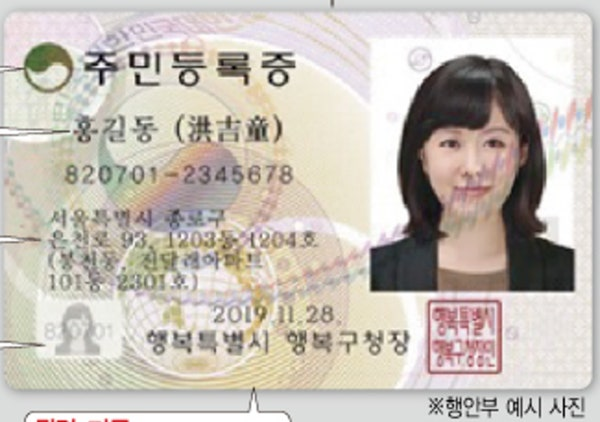
#> input picture images/identification_card.jpg, 600 x 422 px
$ python -i ocr_extractor.py   (imports and definitions only)
#> lines starting #> are read from the running program, lines starting #| are printed output that depends on the picture; after the words box and inside, x2 and y2 are one past the last pixel; in counts of white or black regions, pixels touching at a corner belong together
#> further down, picture is the input picture: shape (422, 600, 3); mean B, G, R 182.2, 190.7, 197.8
### image_utils.py
import cv2
import numpy as np

def imclearborder(imgBW, radius):
    imgBWcopy = imgBW.copy()
    contours,hierarchy = cv2.findContours(imgBWcopy.copy(), cv2.RETR_LIST, cv2.CHAIN_APPROX_SIMPLE)
    imgRows, imgCols = imgBW.shape[0], imgBW.shape[1]
    contourList = []
    for idx in np.arange(len(contours)):
        cnt = contours[idx]
        for pt in cnt:
            if pt is None or len(pt) == 0 or pt[0] is None:
                continue
            rowcnt, colcnt = pt[0][1], pt[0][0]
            check1 = (rowcnt >= 0 and rowcnt < radius) or (rowcnt >= imgRows-1-radius and rowcnt < imgRows)
            check2 = (colcnt >= 0 and colcnt < radius) or (colcnt >= imgCols-1-radius and colcnt < imgCols)
            if check1 or check2:
                contourList.append(idx)
                break
    for idx in contourList:
        cv2.drawContours(imgBWcopy, contours, idx, (0,0,0), -1)
    return imgBWcopy

def bwareaopen(imgBW, areaPixels):
    imgBWcopy = imgBW.copy()
    contours,hierarchy = cv2.findContours(imgBWcopy.copy(), cv2.RETR_LIST, cv2.CHAIN_APPROX_SIMPLE)
    for idx in np.arange(len(contours)):
        area = cv2.contourArea(contours[idx])
        if (area >= 0 and area <= areaPixels):
            cv2.drawContours(imgBWcopy, contours, idx, (0,0,0), -1)
    return imgBWcopy

### ocr_extractor.py
import cv2
import numpy as np
import re
# import pytesseract # No longer needed
from PIL import Image
from image_utils import imclearborder, bwareaopen
from paddleocr import PaddleOCR

# Tesseract OCR 경로 설정 (Windows 사용자의 경우) - 이제 사용하지 않음
# pytesseract.pytesseract.tesseract_cmd = r'C:\Program Files\Tesseract-OCR\tesseract.exe'

# PaddleOCR 초기화 (한 번만 수행)
# lang='en' for English, lang='ko' for Korean
# [5 lines that did not run here, left out]

def extract_card_info(image, title='OCR Preprocessed Image'):
#> called with title = 'OCR Preprocessed Image'
    try:
        gray_image = cv2.cvtColor(image, cv2.COLOR_BGR2GRAY)
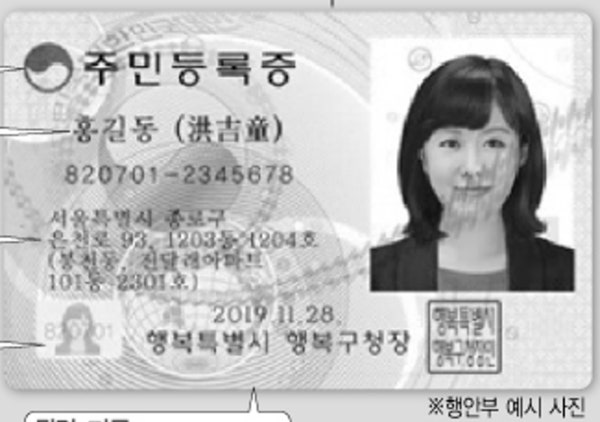
#> gray_image: shape (422, 600); min 0, max 255, mean 191.8

        # 노이즈 제거 (Median Blur)
        gray_image = cv2.medianBlur(gray_image, 3) # 커널 크기는 조절 가능

        binary_image = cv2.adaptiveThreshold(gray_image, 255, cv2.ADAPTIVE_THRESH_GAUSSIAN_C, cv2.THRESH_BINARY_INV, 31, 5)
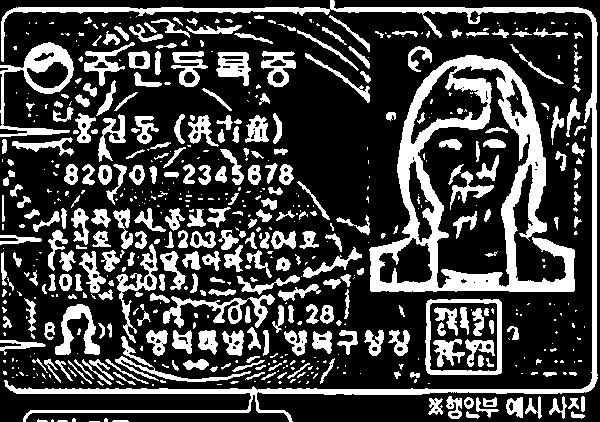
#> binary_image: shape (422, 600); 26.7% white; 608 white regions (316 under 20 px), largest, box (x1, y1, x2, y2) and area: (369, 55, 575, 292) 13539, (1, 0, 598, 422) 9250, (0, 42, 74, 137) 1927

        # 모폴로지 연산 (Dilate, Erode) - 글자 연결 및 노이즈 제거
        kernel = np.ones((2,2),np.uint8) # 커널 크기는 조절 가능
        binary_image = cv2.dilate(binary_image, kernel, iterations = 1)
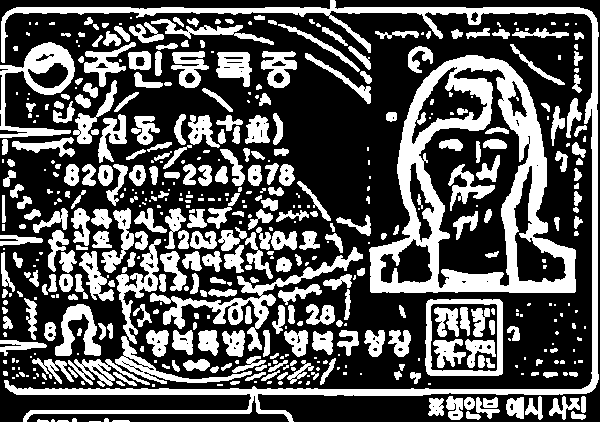
#> binary_image: shape (422, 600); 34.7% white; 505 white regions (197 under 20 px), largest, box (x1, y1, x2, y2) and area: (369, 55, 576, 293) 15476, (1, 0, 599, 422) 11690, (150, 247, 363, 351) 2859
        binary_image = cv2.erode(binary_image, kernel, iterations = 1)
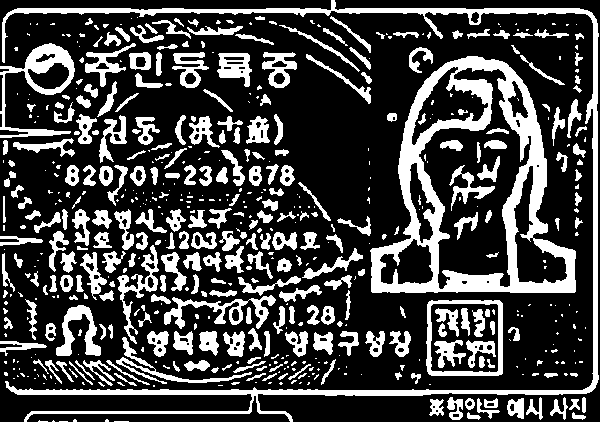
#> binary_image: shape (422, 600); 26.8% white; 577 white regions (295 under 20 px)

        binary_image = bwareaopen(binary_image, 120)
#> in bwareaopen, `contours,hierarchy = cv2.findContours(imgBWcopy.copy(), cv2.RETR_LIST,..`: contours = 675 contours, 379 with area under 20; largest, box (x1, y1, x2, y2) and area: (370, 56, 576, 293) 32959, (418, 67, 532, 290) 12766, (2, 0, 599, 422) 7374, (426, 300, 503, 376) 5598, (430, 303, 499, 373) 4605
#> the loop in bwareaopen, `for idx in np.arange(len(contours)):` made 675 passes
#> area on passes 7 to 9: 26, 43, 42.5
#> after the loop in bwareaopen, `for idx in np.arange(len(contours)):`:
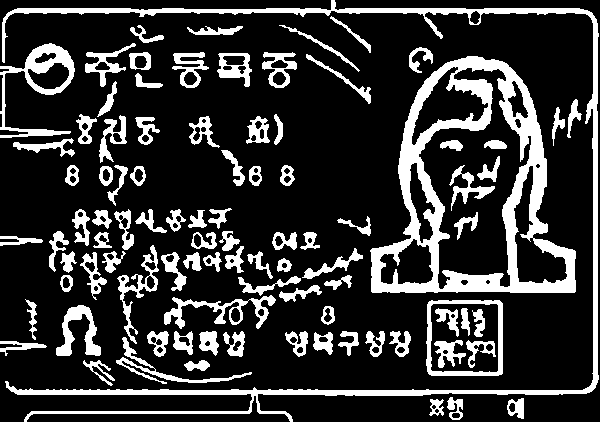
#> imgBWcopy: shape (422, 600); 20.5% white; 93 white regions
        binary_image = imclearborder(binary_image, 5)
#> in imclearborder, `contours,hierarchy = cv2.findContours(imgBWcopy.copy(), cv2.RETR_LIST,..`: contours = 175 contours, 8 with area under 20; largest, box (x1, y1, x2, y2) and area: (370, 56, 576, 293) 32959, (418, 67, 532, 290) 12766, (2, 0, 599, 422) 7374, (426, 300, 503, 376) 5598, (430, 303, 499, 373) 4605
#> after the loop in imclearborder, `for idx in np.arange(len(contours)):`: contourList = [0, 5, 6, 17, 79, 168, 174]
#> the loop in imclearborder, `for idx in contourList:` made 7 passes
#> idx on passes 2 to 7: 5, 6, 17, 79, 168, 174
#> after the loop in imclearborder, `for idx in contourList:`:
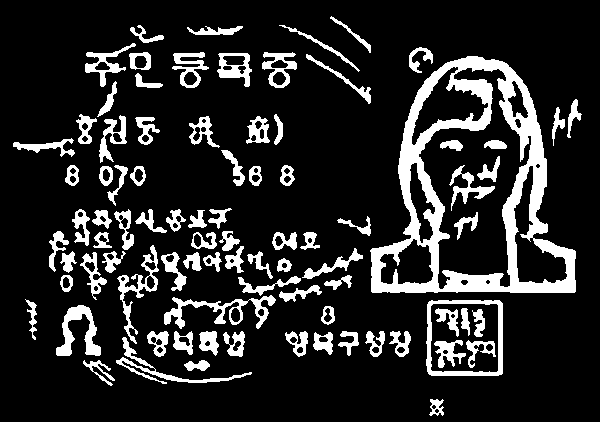
#> imgBWcopy: shape (422, 600); 15.8% white; 87 white regions, largest, box (x1, y1, x2, y2) and area: (370, 56, 576, 293) 13583, (426, 300, 503, 376) 1269, (164, 295, 276, 329) 1132

        # plt.figure()
        # plt.imshow(binary_image, cmap='gray')
        # plt.title(title)
        # plt.axis('off')
        # plt.show()

        # PaddleOCR를 사용하여 텍스트 추출
        # PaddleOCR은 파일 경로를 받거나 numpy 배열을 직접 받을 수 있음
        # 여기서는 numpy 배열을 PIL Image로 변환 후 다시 numpy 배열로 변환하여 전달
        # 또는 cv2.imwrite로 임시 파일을 저장 후 경로 전달
        # 간단하게 numpy 배열을 직접 전달하는 방법 사용
        result = ocr.ocr(binary_image, cls=True)

        text = ""
        if result and result[0]:
            for line in result[0]:
                text += line[1][0] + " " # 텍스트와 신뢰도 중 텍스트만 추출

        cleaned_text = text.strip()
        # print(f"\n--- OCR 결과 ({title}) ---")
        # print(cleaned_text)
        # print("--------------------")

        # --- 더 견고한 카드 종류 식별 로직 ---
        card_type = "Unknown"
        info = {'type': card_type, 'number': None, 'issue_date': None, 'raw_text': cleaned_text}

        # 1. 번호 형식으로 먼저 식별
        id_pattern = re.compile(r'(\d{6}\s*-\s*\d{7})')
        license_pattern = re.compile(r'(\d{2}-\d{2}-\d{6}-\d{2})')

        id_match = id_pattern.search(cleaned_text)
        license_match = license_pattern.search(cleaned_text)

        if id_match:
            card_type = "ID Card"
            info['number'] = id_match.group(0)
        elif license_match:
            card_type = "Driver's License"
            info['number'] = license_match.group(0)
        # 2. 번호 형식이 없다면, 키워드로 식별
        elif "주민등록증" in cleaned_text:
            card_type = "ID Card"
        elif "운전면허증" in cleaned_text:
            card_type = "Driver's License"

        info['type'] = card_type

        # 3. 발급일 추출
        date_pattern = re.compile(r'(\d{4}[ .]\d{2}[ .]\d{2})')
        date_match = date_pattern.search(cleaned_text)
        if date_match:
            info['issue_date'] = date_match.group(0)

        return info

    except Exception as e:
        print(f"OCR 처리 중 오류 발생: {e}")
        return {'type': 'Error', 'number': None, 'issue_date': None, 'raw_text': ''}

>>> import cv2
>>> picture = cv2.imread('images/identification_card.jpg')
>>> result = extract_card_info(picture)
#> result = 4 items

$ run again, on images/test_sun.jpg
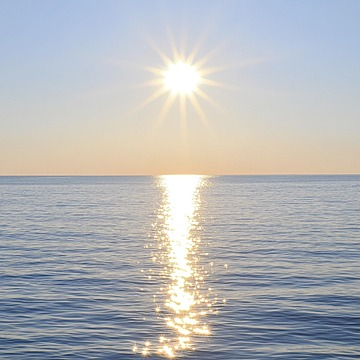
#> input picture images/test_sun.jpg, 360 x 360 px
#> picture is the input picture: shape (360, 360, 3); mean B, G, R 184.5, 182.1, 180.4
#> in bwareaopen, `contours,hierarchy = cv2.findContours(imgBWcopy.copy(), cv2.RETR_LIST,..`: contours = 344 contours, 253 with area under 20; largest, box (x1, y1, x2, y2) and area: (0, 302, 360, 360) 5044, (183, 254, 360, 296) 1858, (0, 188, 171, 260) 1567, (0, 302, 211, 331) 1384, (0, 257, 183, 289) 1322
#> the loop in bwareaopen, `for idx in np.arange(len(contours)):` made 344 passes
#> area on passes 5, 11, 15: 50, 144.5, 375.5
#> after the loop in bwareaopen, `for idx in np.arange(len(contours)):`:
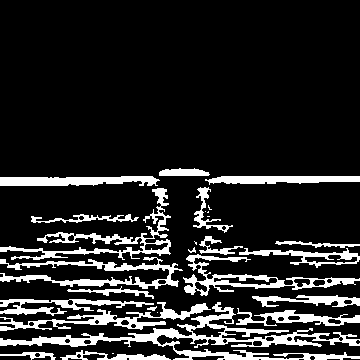
#> imgBWcopy: shape (360, 360); 14.8% white; 28 white regions (7 under 20 px)
#> in imclearborder, `contours,hierarchy = cv2.findContours(imgBWcopy.copy(), cv2.RETR_LIST,..`: contours = 58 contours, 14 with area under 20; largest, box (x1, y1, x2, y2) and area: (0, 302, 360, 360) 3522, (183, 254, 360, 296) 1756, (0, 188, 171, 260) 1480, (0, 257, 183, 289) 1322, (0, 302, 211, 331) 1204
#> the loop in imclearborder, `for idx in np.arange(len(contours)):` made 58 passes
#> cnt on passes 2, 21, 48, 51, 52: [[112, 353], [113, 353]], [[157, 312]], [[207, 216], [209, 216]], [[208, 211], [207, 212], [208, 212]], [[205, 211]]
#> after the loop in imclearborder, `for idx in np.arange(len(contours)):`: contourList = [0, 2, 3, 4, 21, 23, 24, 27, 28, 36, 37, 38, 39, 42, 53, 55, 56]
#> the loop in imclearborder, `for idx in contourList:` made 17 passes
#> idx on passes 5 to 12: 21, 23, 24, 27, 28, 36, 37, 38
#> after the loop in imclearborder, `for idx in contourList:`:
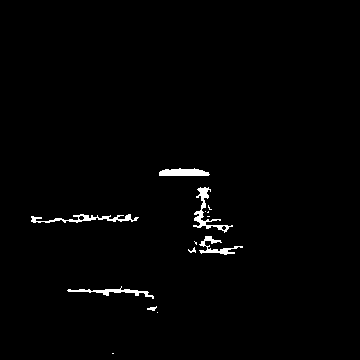
#> imgBWcopy: shape (360, 360); 1.3% white; 14 white regions (7 under 20 px), largest, box (x1, y1, x2, y2) and area: (193, 187, 233, 233) 390, (31, 214, 139, 223) 377, (159, 168, 210, 176) 322
#> result = 4 items

$ run again, on images/test_text_eng.jpg
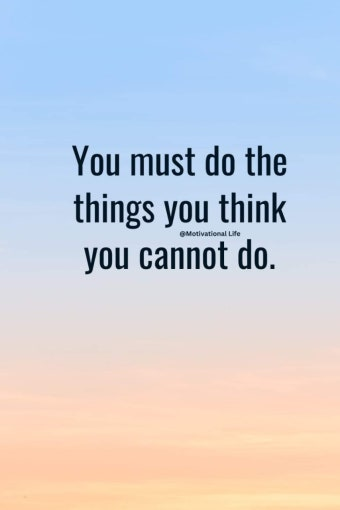
#> input picture images/test_text_eng.jpg, 340 x 510 px
#> picture is the input picture: shape (510, 340, 3); mean B, G, R 215.2, 207.1, 204.5
#> in extract_card_info, `binary_image = cv2.erode(binary_image, kernel, iterations = 1)`:
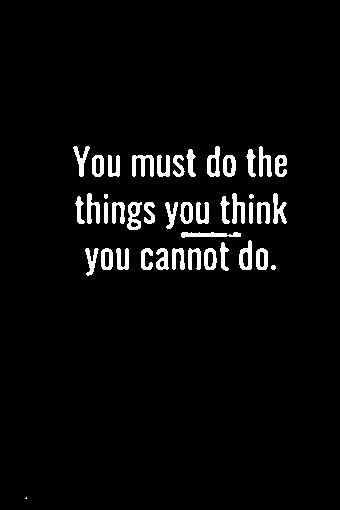
#> binary_image: shape (510, 340); 4.1% white; 42 white regions (2 under 20 px)
#> in bwareaopen, `contours,hierarchy = cv2.findContours(imgBWcopy.copy(), cv2.RETR_LIST,..`: contours = 54 contours, 4 with area under 20; largest, box (x1, y1, x2, y2) and area: (207, 146, 220, 177) 262, (127, 202, 142, 230) 261, (239, 240, 252, 270) 260, (223, 155, 236, 177) 225, (204, 248, 217, 270) 219
#> the loop in bwareaopen, `for idx in np.arange(len(contours)):` made 54 passes
#> area on passes 3 to 10: 28.5, 73.5, 81, 82.5, 75, 214, 219, 136.5
#> after the loop in bwareaopen, `for idx in np.arange(len(contours)):`:
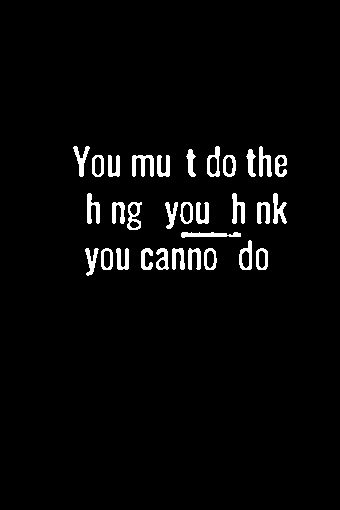
#> imgBWcopy: shape (510, 340); 3.3% white; 31 white regions
#> in imclearborder, `contours,hierarchy = cv2.findContours(imgBWcopy.copy(), cv2.RETR_LIST,..`: contours = 43 contours; largest, box (x1, y1, x2, y2) and area: (207, 146, 220, 177) 262, (127, 202, 142, 230) 261, (239, 240, 252, 270) 260, (223, 155, 236, 177) 225, (204, 248, 217, 270) 219
#> the loop in imclearborder, `for idx in np.arange(len(contours)):` made 43 passes
#> after the loop in imclearborder, `for idx in np.arange(len(contours)):`: contourList = []
#> result = 4 items
